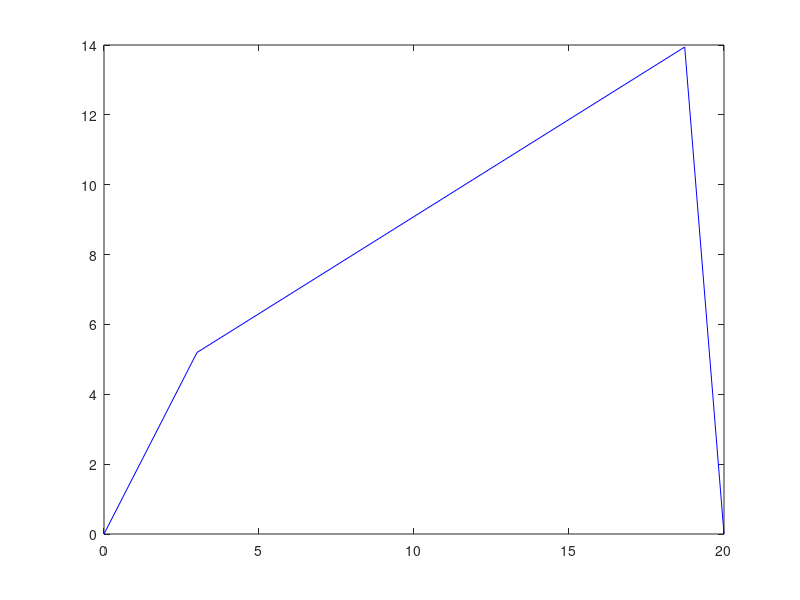

Here is the MATLAB script that generated this plot:
L1 = 20;
L2 = 6;
L3 = 18;
L4 = 14;

p1 = L1/L4;
p2 = L1/L2;
p3 = (L1^2+L2^2+L4^2-L3^2)/(2*L2*L4);

err = 0.0001;

th2 = 60;
th4 = 95;
e = 1;
n=0;

while e > err
    th4g = th4;
    th4 = acosd((cosd(th2-th4)+p1*cosd(th2)-p3)/p2);
    e = abs(th4 - th4g)/th4;
    n=n+1;
end
n
th4

plot([0,L2*cosd(th2),L1+L4*cosd(th4),L1], [0,L2*sind(th2),L4*sind(th4),0], 'b-');